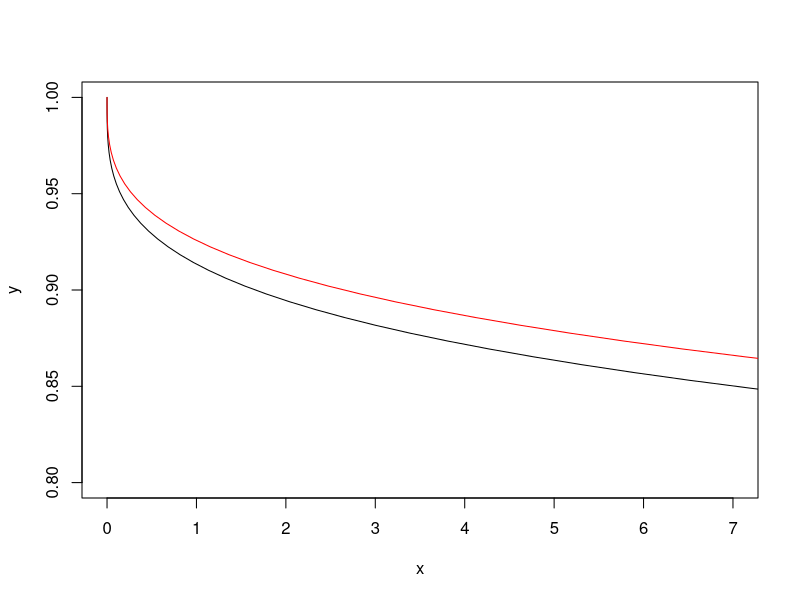

Generate this figure with R: (Note: a time limit stopped this script after it produced the figure.)
## ---- chunk 1
knitr::opts_chunk$set(echo = TRUE)
## ---- chunk 2
library(survival)
## ---- chunk 3
p1 <- 0.3
y <- seq(0.8,1,length.out = 50)
shape <- 3000
x <- qweibull(y, p1, shape, lower.tail = F)

p2 <- 0.32
x2 <- qweibull(y, p2, shape, lower.tail = F)
plot(x, y, type = "l", xlim = c(0,7))
lines(x2, y, col = "red")
## ---- chunk 4
gen_surv_data <- function(p_, m){
  set.seed(m)
  tstart <- runif(n, 0, T_test)
  tconvert <- rweibull(n, p_, shape)
  status <- as.integer(tstart + tconvert < T_test)
  tstatus <- ifelse(status == 0, T_test - tstart, tconvert)
  return(data.frame(tstatus=tstatus, status=status))
}

gen_surv_data <- function(p_, m){
  set.seed(m)
  status <- rbinom(n,1, p_)
  tstatus <- rep(0.1, length(status))
  return(data.frame(tstatus=tstatus, status=status))
}

run_simulation_m <- function(m){
  surv_data_1 <- gen_surv_data(p1, m)
  surv_data_2 <- gen_surv_data(p2, m+1)
  p1_hat <- mean(surv_data_1$status)
  p1_var <- p1_hat*(1-p1_hat)/length(surv_data_1$status)
  p2_hat <- mean(surv_data_2$status)
  p2_var <- p2_hat*(1-p2_hat)/length(surv_data_2$status)
  stat <- abs(p2_hat - p1_hat)/sqrt(p1_var + p2_var)
  ans1 <- pnorm(stat, lower.tail = F)*2
  
  surv_data_1$variant <- "control"
  surv_data_2$variant <- "treatment"
  surv_data <- rbind(surv_data_1, surv_data_2)
  log_rank_test <- survdiff(Surv(tstatus, status)~variant, data = surv_data)
  ans2 <- log_rank_test$pvalue
  
  surv_model <- summary(survfit(Surv(tstatus, status)~variant, data = surv_data), 
                        times = T_test, extend = T)
  p1_hat <- 1 - surv_model$surv[1]
  p1_var <- surv_model$std.err[1]^2
  p2_hat <- 1 - surv_model$surv[2]
  p2_var <- surv_model$std.err[2]^2
  stat <- abs(p2_hat - p1_hat)/sqrt(p1_var + p2_var)
  ans3 <- pnorm(stat, lower.tail = F)*2
  return(c(ans1, ans2, ans3))
}
## ---- chunk 5
alpha <- 0.05
n <- 2000
T_test <- 7
M <- 10000
p1 <- p2 <- 0.3

ans <- vector(length = M)
ans_surv <- vector(length = M)
ans_surv2 <- vector(length = M)

for(m in 1:M){
  res <- run_simulation_m(m)
  ans[m] <- res[1]
  ans_surv[m] <- res[2]
  ans_surv2[m] <- res[3]
}

mean(ans <= alpha, na.rm = T)
mean(ans_surv <= alpha, na.rm = T)
mean(ans_surv2 <= alpha, na.rm = T)
## ---- chunk 6
p1 <- 0.3
p2 <- 0.32

ans <- vector(length = M)
ans_surv <- vector(length = M)
ans_surv2 <- vector(length = M)

for(m in 1:M){
  res <- run_simulation_m(m)
  ans[m] <- res[1]
  ans_surv[m] <- res[2]
  ans_surv2[m] <- res[3]
}

a <- mean(ans <= alpha)
b <- mean(ans_surv <= alpha)
d <- mean(ans_surv2 <= alpha)
c(a, b, d, b/a)
